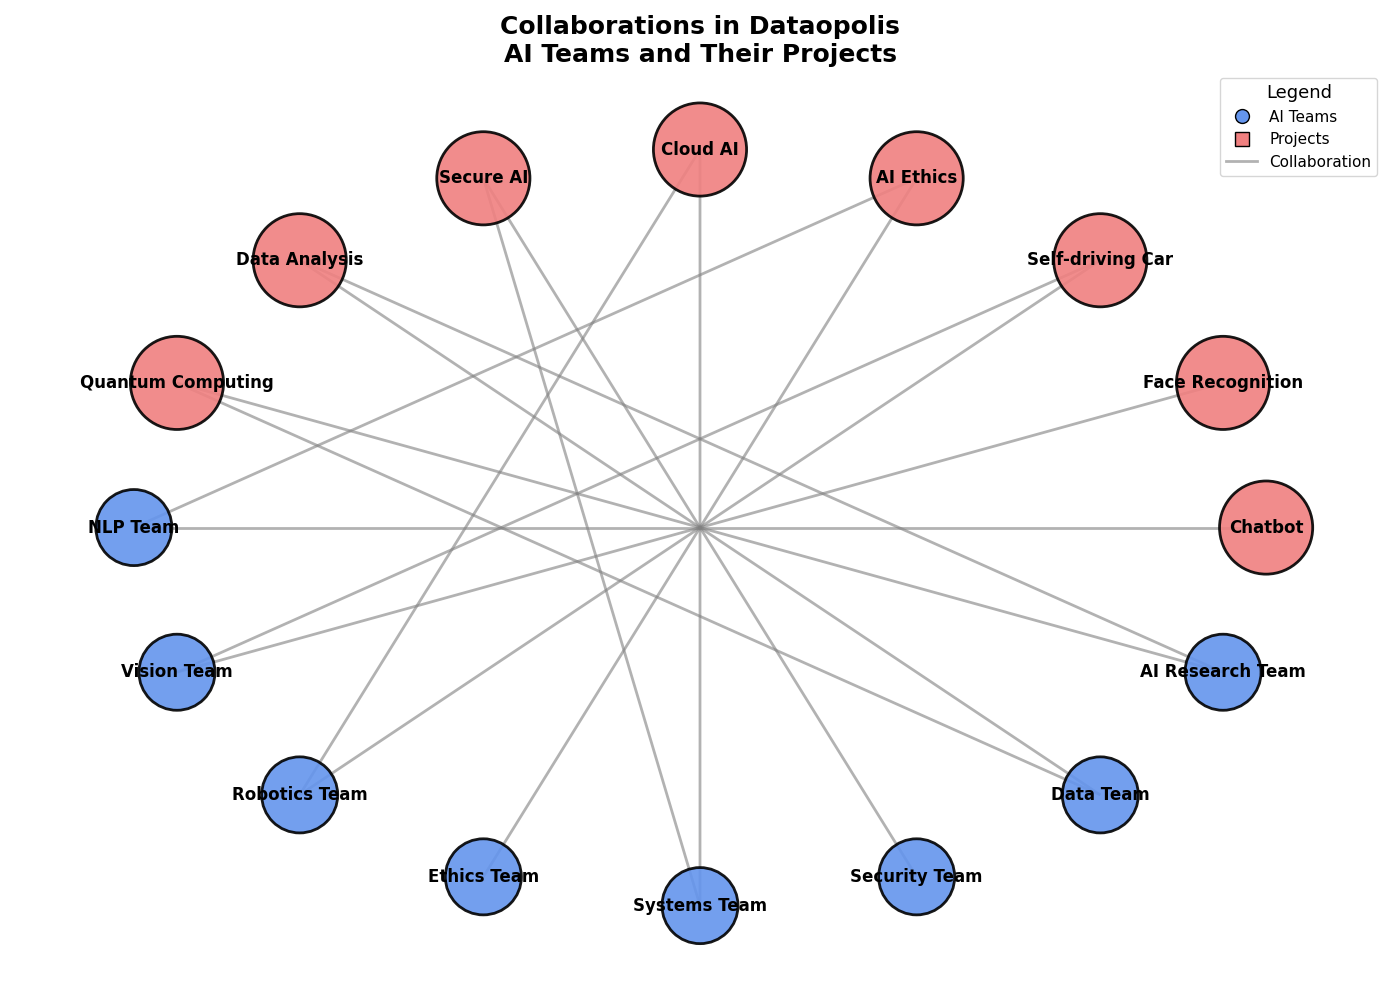

Here is the Python script that generated this plot:
# Import necessary libraries
import matplotlib.pyplot as plt
import networkx as nx

# Define AI teams (nodes) and projects they work on
teams = [
    "NLP Team", "Vision Team", "Robotics Team", 
    "Ethics Team", "Systems Team", "Security Team",
    "Data Team", "AI Research Team"
]
projects = [
    "Chatbot", "Face Recognition", "Self-driving Car", 
    "AI Ethics", "Cloud AI", "Secure AI",
    "Data Analysis", "Quantum Computing"
]

# Create an undirected graph
G = nx.Graph()

# Add nodes
G.add_nodes_from(teams, type='team')
G.add_nodes_from(projects, type='project')

# Define edges showing AI teams' involvement in projects
edges = [
    ("NLP Team", "Chatbot"),
    ("NLP Team", "AI Ethics"),
    ("Vision Team", "Face Recognition"),
    ("Vision Team", "Self-driving Car"),
    ("Robotics Team", "Self-driving Car"),
    ("Robotics Team", "Cloud AI"),
    ("Ethics Team", "AI Ethics"),
    ("Systems Team", "Cloud AI"),
    ("Systems Team", "Secure AI"),
    ("Security Team", "Secure AI"),
    ("Data Team", "Data Analysis"),
    ("AI Research Team", "Quantum Computing"),
    ("Data Team", "Quantum Computing"),
    ("AI Research Team", "Data Analysis")
]

# Add edges to the graph
G.add_edges_from(edges)

# Define positions using a layout
pos = nx.shell_layout(G)

# Create figure and axis
fig, ax = plt.subplots(figsize=(14, 10))

# Define node attributes
node_colors = ['cornflowerblue' if G.nodes[node]['type'] == 'team' else 'lightcoral' for node in G.nodes()]
node_sizes = [3000 if G.nodes[node]['type'] == 'team' else 4500 for node in G.nodes()]

# Draw nodes
nx.draw_networkx_nodes(
    G, pos, node_size=node_sizes, node_color=node_colors, edgecolors='black', linewidths=2, alpha=0.9
)

# Draw edges
nx.draw_networkx_edges(
    G, pos, edgelist=edges, width=2.0, alpha=0.6, edge_color='gray'
)

# Draw node labels
nx.draw_networkx_labels(
    G, pos, font_size=12, font_weight='bold'
)

# Create a title for the graph
ax.set_title(
    'Collaborations in Dataopolis\nAI Teams and Their Projects',
    fontsize=18, fontweight='bold', ha='center'
)

# Remove axis
ax.axis('off')

# Customize legend
team_patch = plt.Line2D(
    [0], [0], marker='o', color='w', label='AI Teams', markersize=10, markerfacecolor='cornflowerblue', markeredgecolor='black'
)
project_patch = plt.Line2D(
    [0], [0], marker='s', color='w', label='Projects', markersize=10, markerfacecolor='lightcoral', markeredgecolor='black'
)
edge_patch = plt.Line2D([0], [0], color='gray', lw=2, alpha=0.6, label='Collaboration')

plt.legend(
    handles=[team_patch, project_patch, edge_patch], loc='upper right', fontsize=11, title='Legend', title_fontsize=13
)

# Adjust layout
plt.tight_layout()

# Show the plot
plt.show()
